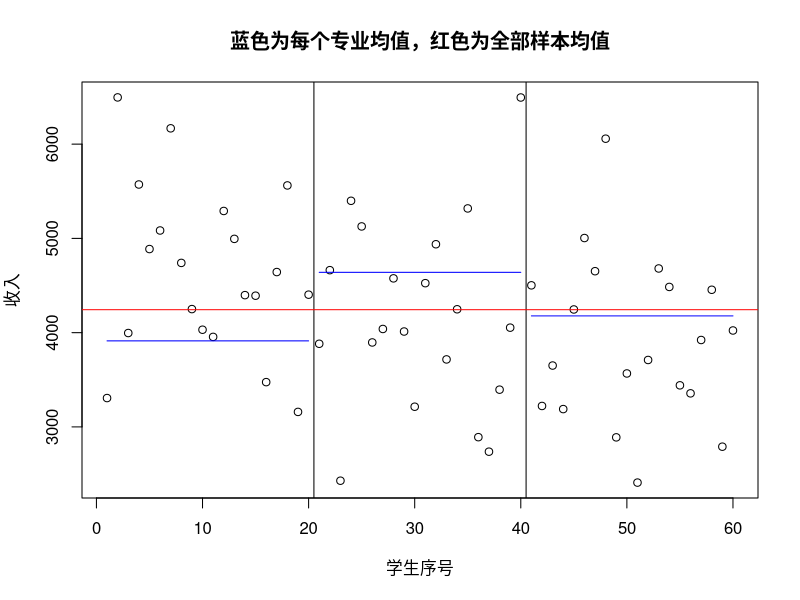

The R source for this figure:
data <- read.csv("data.csv", fileEncoding='UTF8');

plot(data$收入, xlab="学生序号", ylab="收入", main="蓝色为每个专业均值，红色为全部样本均值")

abline(v=20.5)

abline(v=40.5)

r_agg <- aggregate(data$收入, by=list(data$专业), FUN=mean)

lines(c( 1, 20), rep(r_agg[1, 2], 2), type="l", col="blue")

lines(c(21, 40), rep(r_agg[2, 2], 2), type="l", col="blue")

lines(c(41, 60), rep(r_agg[3, 2], 2), type="l", col="blue")

abline(h=mean(data$收入), col="red")
